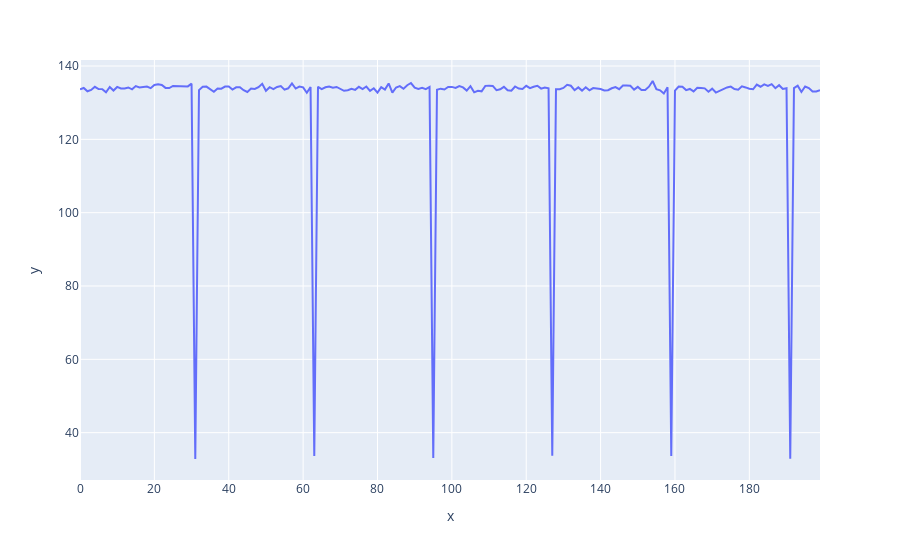

The notebook cell this image was saved under:
### Code cell
fig4 = plot_avg_loss(total_loss_adam)
fig4.show()

### Figure 1 — Plotly figure (JSON) as saved in the notebook; plotly's stock layout.template omitted (floating-point values rounded to 4 significant figures; data arrays with more than 128 entries replaced by an {"elided": "..."} marker saying what was removed)
{"data": [{"hovertemplate": "x=%{x}<br>y=%{y}<extra></extra>", "legendgroup": "", "line": {"color": "#636efa", "dash": "solid"}, "marker": {"symbol": "circle"}, "mode": "lines", "name": "", "orientation": "v", "showlegend": false, "type": "scatter", "x": {"elided": "200 int values"}, "xaxis": "x", "y": {"elided": "200 float values"}, "yaxis": "y"}], "layout": {"legend": {"tracegroupgap": 0}, "margin": {"t": 60}, "xaxis": {"anchor": "y", "domain": [0, 1], "title": {"text": "x"}}, "yaxis": {"anchor": "x", "domain": [0, 1], "title": {"text": "y"}}}}
